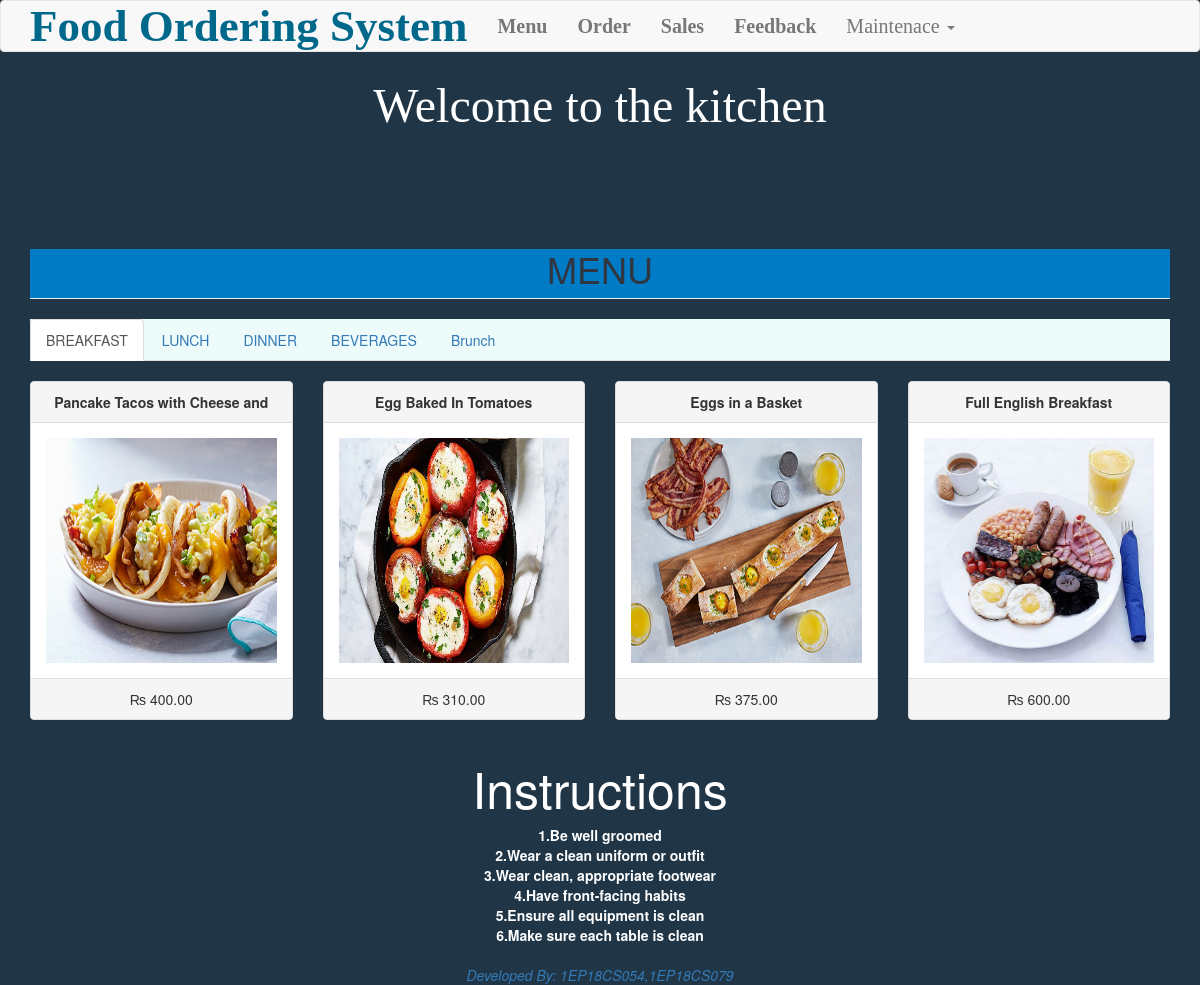
The page / on the database its author committed.
### tables this page shows
CREATE TABLE `category` (
  `categoryid` int(11) NOT NULL,
  `catname` varchar(30) NOT NULL
);

CREATE TABLE `product` (
  `productid` int(11) NOT NULL,
  `categoryid` int(1) NOT NULL,
  `productname` varchar(30) NOT NULL,
  `price` double NOT NULL,
  `photo` varchar(150) NOT NULL
);

### index.php (the view, shortened to what this page needs)
<?php include('header.php'); ?>
<body style="background-color:#203647;">
<?php include('navbar.php'); ?>
<div class="container">
	<font face = "papyrus" size ="7" style="color:white;"><center>Welcome to the kitchen</center></font><br />
	<h1 class="page-header text-center" style="background-color: #007CC7;color:#2f3640">MENU</h1>
	<ul class="nav nav-tabs" style="background-color: #EEFBFB;">
		<?php
			$sql="select * from category order by categoryid asc limit 1";
			$fquery=$conn->query($sql);
			$frow=$fquery->fetch_array();
			?>
				<li class="active"><a data-toggle="tab" href="#<?php echo $frow['catname'] ?>"><?php echo $frow['catname'] ?></a></li>
			<?php
			$sql="select * from category order by categoryid asc";
			$nquery=$conn->query($sql);
			$num=$nquery->num_rows-1;
			$sql="select * from category order by categoryid asc limit 1, $num";
			$query=$conn->query($sql);
			while($row=$query->fetch_array()){
				?>
				<li><a data-toggle="tab" href="#<?php echo $row['catname'] ?>"><?php echo $row['catname'] ?></a></li>
				<?php
			}
		?>
	</ul>
	<div class="tab-content">
		<?php
			$sql="select * from category order by categoryid asc limit 1";
			$fquery=$conn->query($sql);
			$ftrow=$fquery->fetch_array();
			?>
				<div id="<?php echo $ftrow['catname']; ?>" class="tab-pane fade in active" style="margin-top:20px;">
					<?php
						$sql="select * from product where categoryid='".$ftrow['categoryid']."'";
						$pfquery=$conn->query($sql);
						$inc=4;
						while($pfrow=$pfquery->fetch_array()){
							$inc = ($inc == 4) ? 1 : $inc+1;
							if($inc == 1) echo "<div class='row'>";
							?>
								<div class="col-md-3">
									<div class="panel panel-default">
										<div class="panel-heading text-center">
											<b><?php echo $pfrow['productname']; ?></b>
										</div>
										<div class="panel-body">
											<img src="<?php if(empty($pfrow['photo'])){echo "upload/noimage.jpg";} else{echo $pfrow['photo'];} ?>" height="225px;" width="100%">
										</div>
										<div class="panel-footer text-center">
											&#x20A8; <?php echo number_format($pfrow['price'], 2); ?>
										</div>
									</div>
								</div>
							<?php
							if($inc == 4) echo "</div>";
						}
					?>
		    	</div>
	</div>
	<div>
		<h2 style="color:white;font-size:5rem"><center>Instructions</center></h2>
			<dl style="color:white;text-align:left"><center>
			<dt>1.Be well groomed</dt>
			<dt>2.Wear a clean uniform or outfit</dt>
			<dt>3.Wear clean, appropriate footwear</dt>
			<dt>4.Have front-facing habits</dt>
			<dt>5.Ensure all equipment is clean</dt>
			<dt>6.Make sure each table is clean</dt>
			</center></dl>
	</div>
</div>
</body>
<footer style="color:white"><center><i><a href="#">Developed By: 1EP18CS054,1EP18CS079</a></i></center></footer>
</html>

### rows shown on the page
category: catname "BREAKFAST"
category: catname "LUNCH"
category: catname "DINNER"
category: catname "BEVERAGES"
category: catname "Brunch"
product: productname "Pancake Tacos with Cheese and", photo (picture), price "400.00"
product: productname "Egg Baked In Tomatoes", photo (picture), price "310.00"
product: productname "Eggs in a Basket", photo (picture), price "375.00"
product: productname "Full English Breakfast", photo (picture), price "600.00"
